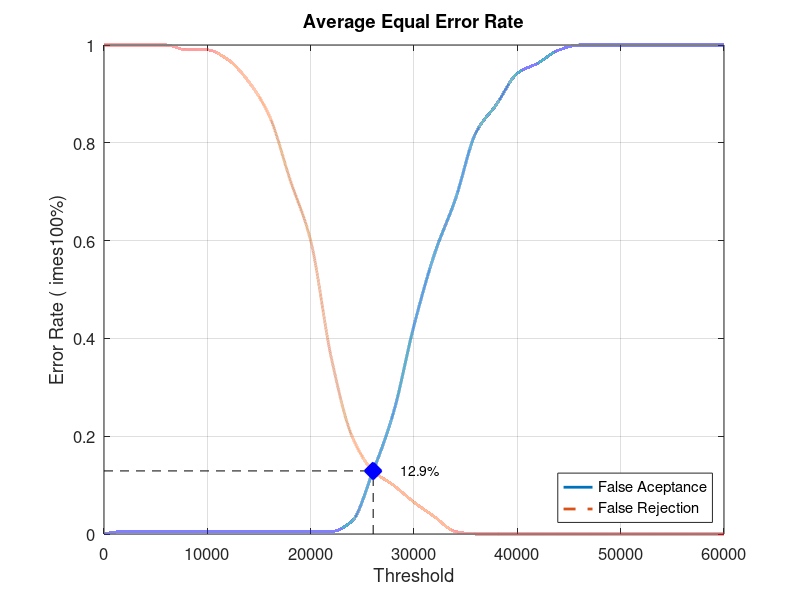
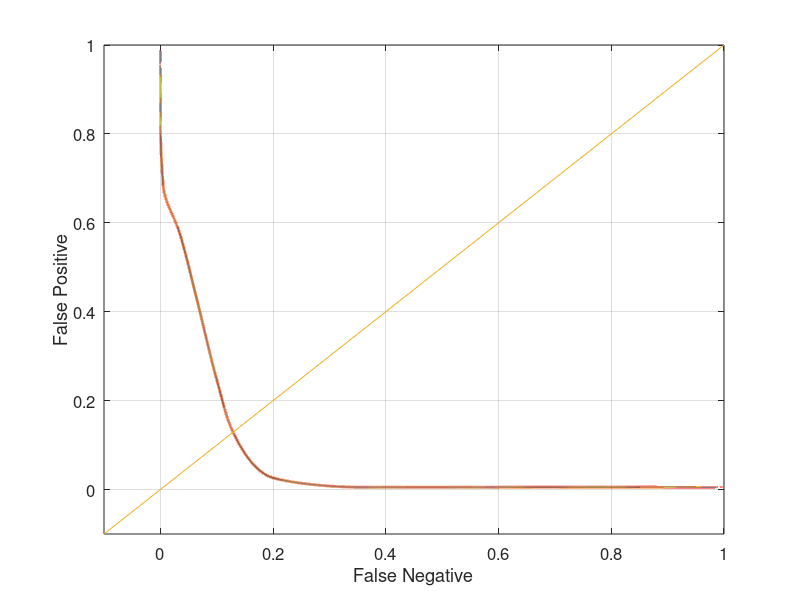

The MATLAB script that drew these images, in order:
close all;
clear;
clc;
x = 0:2000:60000;
xq = 0:0.5:60000;

y0 = [0 0.00526316 0.00526316 0.00526316 0.00526316 0.00526316 0.00526316 0.00526316 0.00526316 0.00526316 0.00526316 0.00526316 0.0263158 0.126316 0.247368 0.426316 0.573684 0.684211 0.821053 0.878947 0.942105 0.963158 0.989474 1 1 1 1 1 1 1 1]
yy0 = interp1(x, y0, xq, 'pchip');
y1 = [1 1 1 1 0.99 0.99 0.97 0.925 0.855 0.725 0.6 0.36 0.2 0.13 0.1 0.065 0.035 0.005 0 0 0 0 0 0 0 0 0 0 0 0 0]
yy1 = interp1(x, y1, xq, 'pchip');

% Calculating EER: 
y2 = abs(y0 - y1);
find(y2 == min(y2))
yy2 = abs(yy0 - yy1);
xEER = find(yy2 == min(yy2));
xEERIndex = xq(xEER) % X-axis EER
yEER = yy0(xEER) % Y-axis EER

main = figure
plot(xq, yy0,'-','LineWidth', 2);	hold on
plot(xq, yy1,'--','LineWidth', 2);	hold on
plot([xEERIndex xEERIndex], [0 yEER], 'k--');	hold on
plot([0 xEERIndex], [yEER yEER], 'k--');	hold on
plot(xEERIndex, yEER, 'bx', 'LineWidth', 10);	hold on
text(xEERIndex + 10 * xEERIndex / 100, yEER, [num2str(round((10000 * yEER)) / 100) '%'])
legend('False Aceptance', 'False Rejection', 'Location', 'SouthEast')
xlabel('Threshold')
ylabel('Error Rate (	imes100%)')
title('Average Equal Error Rate')
set(gca, 'FontSize', 12)
axis([0 60000 0 1])
grid on

print(main, 'Database1_4Main', '-dpng');
FNRxFPR = figure('Color', [1 1 1]);
plot(yy1, yy0, '-', yy1, yy0, 'LineWidth', 2);
hold on
y = -0.1:0.1:1
plot(y, y); 
set(gca, 'FontSize', 12)
xlabel('False Negative')
ylabel('False Positive')
axis([-0.1 1 -0.1 1])
set(gca, 'FontSize', 12)
grid on

print(FNRxFPR, 'Database1_4FNRxFPR','-dpng');
